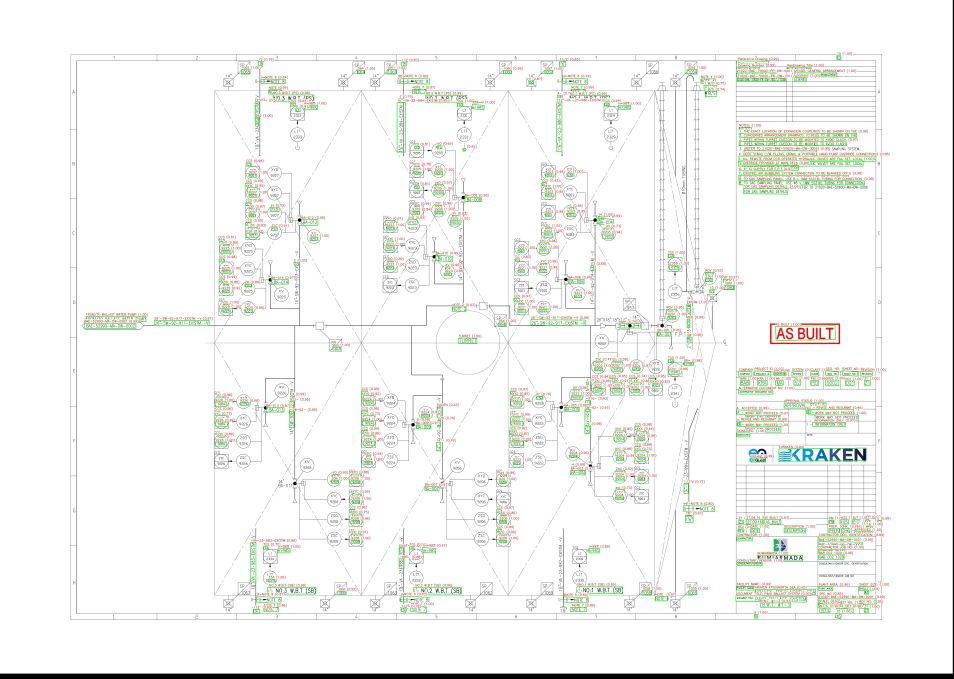
#> input picture ocr/main/experiments/paddle_ocr_example.jpg, 4768 x 3392 px (shown at 1/5 size)
$ python -i boundaries.py   (imports and definitions only)
#> lines starting #> are read from the running program, lines starting #| are printed output that depends on the picture; after the words box and inside, x2 and y2 are one past the last pixel; in counts of white or black regions, pixels touching at a corner belong together
import logging
import math  # For checking non-finite numbers

import cv2 as cv
import numpy as np

from ocr.main.utils.loggers import basic_logging

# [1 line not run here, left out]

# --- Helper Functions ---


def _get_image_dimensions(img: np.ndarray) -> tuple[int, int]:
    """Gets the height and width of the image."""
    if img.ndim == 2:  # Grayscale
        h_img, w_img = img.shape
    elif img.ndim == 3:  # Color
        h_img, w_img, _ = img.shape
    else:
        raise ValueError(
            f"Unsupported image dimensions: {img.ndim}. Expected 2 or 3."
        )
    return h_img, w_img


def _calculate_min_area_threshold(
    img_height: int, img_width: int, min_area_ratio: float
) -> float:
    """Calculates the minimum area threshold for a contour."""
    total_image_area = img_height * img_width
    return total_image_area * min_area_ratio


def _calculate_edge_thresholds(
    img_height: int, img_width: int, edge_margin_ratio: float
) -> tuple[float, float, float, float]:
    """Calculates the pixel thresholds for detecting edge artifacts."""
    x_thresh_min = edge_margin_ratio * img_width
    x_thresh_max = img_width - x_thresh_min
    y_thresh_min = edge_margin_ratio * img_height
    y_thresh_max = img_height - y_thresh_min
    return x_thresh_min, x_thresh_max, y_thresh_min, y_thresh_max


def _filter_contours_by_area_and_edge(
    contours: list,
    min_area_threshold: float,
    x_thresh_min: float,
    x_thresh_max: float,
    y_thresh_min: float,
    y_thresh_max: float,
) -> list:
    """
    Filters contours based on minimum area and proximity to image edges.

    Returns:
        list: A list of dictionaries, each {'contour': contour, 'area': area}.
    """
    filtered_contours_data = []
    for contour in contours:
        area = cv.contourArea(contour)
        if area < min_area_threshold:
            continue

        x, y, w, h = cv.boundingRect(contour)
        x_max_bbox = x + w
        y_max_bbox = y + h

        is_edge_artifact = (
            x < x_thresh_min
            or y < y_thresh_min
            or x_max_bbox > x_thresh_max
            or y_max_bbox > y_thresh_max
        )

        if not is_edge_artifact:
            filtered_contours_data.append({"contour": contour, "area": area})
    return filtered_contours_data


def _identify_primary_candidates(
    valid_contours_data: list,  # List of {'contour': contour, 'area': area}
    area_drop_off_ratio: float,
) -> list:
    """
    Identifies a group of primary contours by looking for a significant
    drop-off in area among the largest remaining contours.

    Args:
        valid_contours_data (list): Contours sorted by area, descending.
        area_drop_off_ratio (float): Area ratio threshold.

    Returns:
        list: List of primary candidate contours (dictionaries with 'contour'
              and 'area').
    """
    if not valid_contours_data:
        return []

    primary_candidates = []
    # Sort by area descending, if not already (defensive)
    valid_contours_data.sort(key=lambda item: item["area"], reverse=True)

    if len(valid_contours_data) == 1:
        return valid_contours_data  # Only one candidate

    primary_candidates.append(
        valid_contours_data[0]
    )  # Add the largest unconditionally

    for i in range(len(valid_contours_data) - 1):
        current_area = valid_contours_data[i]["area"]
        next_area = valid_contours_data[i + 1]["area"]

        if next_area <= 1e-6:  # Avoid division by zero or very small numbers
            break

        ratio = current_area / next_area
        if not math.isfinite(ratio) or ratio >= area_drop_off_ratio:
            break  # Significant drop or invalid ratio
        else:
            primary_candidates.append(valid_contours_data[i + 1])

    return primary_candidates


def _select_smallest_contour(
    primary_candidates: list,
) -> list:  # Returns list with 0 or 1 contour
    """
    Selects the contour with the smallest area from the primary candidates.

    Args:
        primary_candidates (list): List of {'contour': contour, 'area': area}.

    Returns:
        list: A list containing the smallest contour, or an empty list.
    """
    if not primary_candidates:
        return []

    # Sort by area ascending to find the smallest
    primary_candidates.sort(key=lambda item: item["area"])
    return [primary_candidates[0]["contour"]]


# --- Main Function ---


def find_significant_inner_boundary(
    all_contours: list,
    img: np.ndarray,
    min_area_ratio: float = 0.01,
    edge_margin_ratio: float = 0.001,
    area_drop_off_ratio: float = 1.75,
) -> list:  # Returns a list containing one contour, or an empty list
    """
    Finds the most likely inner significant boundary contour in an image.
    This is designed for documents with nested rectangular borders.

    Args:
        all_contours (list): All contours found in the image.
        img (numpy.ndarray): The image (used for dimensions).
        min_area_ratio (float): Min contour area as fraction of image area.
        edge_margin_ratio (float): Border margin to identify edge artifacts.
        area_drop_off_ratio (float): Area ratio for detecting area drop-off.

    Returns:
        list: A list containing the identified boundary contour, or empty list.
    """
    logging.info("\n--- Finding significant inner boundary ---")
    if not all_contours:
        logging.warning("Warning: No contours provided.")
        return []

    try:
        h_img, w_img = _get_image_dimensions(img)
    except ValueError as e:
        logging.error(f"Error getting image dimensions: {e}")
        return []

    logging.debug(f"Image Dimensions (HxW): {h_img} x {w_img}")

    min_area_thresh = _calculate_min_area_threshold(
        h_img, w_img, min_area_ratio
    )
    logging.debug(
        f"Min Area Threshold ({min_area_ratio*100:.2f}% of total): {min_area_thresh:.2f}"  # noqa: E501
    )

    x_min, x_max, y_min, y_max = _calculate_edge_thresholds(
        h_img, w_img, edge_margin_ratio
    )
    logging.debug(
        f"Edge Thresholds: x=[{x_min:.2f}, {x_max:.2f}], y=[{y_min:.2f}, {y_max:.2f}]"  # noqa: E501
    )

    # Initial filtering
    valid_contours_data = _filter_contours_by_area_and_edge(
        all_contours, min_area_thresh, x_min, x_max, y_min, y_max
    )
    logging.debug(
        f"Found {len(valid_contours_data)} contours after area and edge filtering."  # noqa: E501
    )

    if not valid_contours_data:
        logging.warning(
            "Warning: No valid contours remaining after initial filtering."
        )
        return []

    # Identify primary candidates based on area drop-off
    # Note: _identify_primary_candidates expects data sorted descending by area
    valid_contours_data.sort(
        key=lambda item: item["area"], reverse=True
    )  # Ensure sort order
    primary_candidates_data = _identify_primary_candidates(
        valid_contours_data, area_drop_off_ratio
    )
    logging.debug(
        f"Identified {len(primary_candidates_data)} primary candidates."
    )

    if not primary_candidates_data:
        logging.warning("Warning: No primary candidates identified.")
        return []

    # Select the smallest area contour from the primary candidates
    figure_contour_list = _select_smallest_contour(primary_candidates_data)

    if figure_contour_list:
        logging.debug(
            f"Selected inner boundary contour with area: {cv.contourArea(figure_contour_list[0]):.2f}"  # noqa: E501
        )
    else:
        logging.warning(
            "Warning: Could not select a final inner boundary contour from candidates."  # noqa: E501
        )

    return figure_contour_list


def _find_contours(
    img,
    min_thresh=127,
    max_thresh=255,
    mode=cv.RETR_TREE,
    method=cv.CHAIN_APPROX_SIMPLE,
):
    """
    Takes a MatLike object and returns contours. This function handles the
    binarization of the image as well as the contour finding.
    """
    _, thresh = cv.threshold(img, min_thresh, max_thresh, cv.THRESH_BINARY)
    all_contours, _ = cv.findContours(thresh, mode, method)

    return all_contours


# [10 lines left out: function _draw_bbox_on_image, not called in this run]


def _figure_extraction(img: np.ndarray, **kwargs):
    """
    Takes a MatLike object and returns the bbox of the figure translated to
    the original image coordinate system.

    Args:
        img (np.ndarray): The image to process.
        **kwargs: Additional arguments for contour finding.
            - min_area_ratio (float): Minimum area ratio for contour filter.
            - edge_margin_ratio (float): Edge margin ratio for contour filter.
            - area_drop_off_ratio (float): Drop-off ratio for contour filter.
            - show_bbox (bool): Bool to display the bounding box on the image.

    Returns:
        tuple | None: The bbox of the figure in the format (x, y, w, h).
    """
    contours = _find_contours(img)

    if not contours:
        logging.warning(
            "No contours found in the image. Using fallback of entire image."
        )
        contours = (
            np.array(
                [
                    [0, 0],
                    [img.shape[1], 0],
                    [img.shape[1], img.shape[0]],
                    [0, img.shape[0]],
                ]
            )
            .reshape(-1, 1, 2)
            .astype(np.int32)
        )

    contour_candidates = find_significant_inner_boundary(
        all_contours=contours,
        img=img,
        min_area_ratio=kwargs.get("min_area_ratio", 0.01),  # 1% min area
        edge_margin_ratio=kwargs.get(
            "edge_margin_ratio", 0.005
        ),  # 0.1% edge margin
        area_drop_off_ratio=kwargs.get(
            "area_drop_off_ratio", 1.75
        ),  # Drop-off if area ratio > 1.75
    )

    if not contour_candidates:
        logging.warning("No significant inner boundary found. Using fallback.")
        sorted_contours = sorted(contours, key=cv.contourArea, reverse=True)
        best_candidate = sorted_contours[0]
    else:
        best_candidate = contour_candidates[0]

    figure_bbox = cv.boundingRect(best_candidate)

    if kwargs.get("show_bbox", False):
        _draw_bbox_on_image(img, figure_bbox)

    return figure_bbox


# [69 lines left out: functions _table_extraction, figure_table_extraction, not called in this run]

>>> import cv2
>>> picture = cv2.imread('paddle_ocr_example.jpg', cv2.IMREAD_GRAYSCALE)
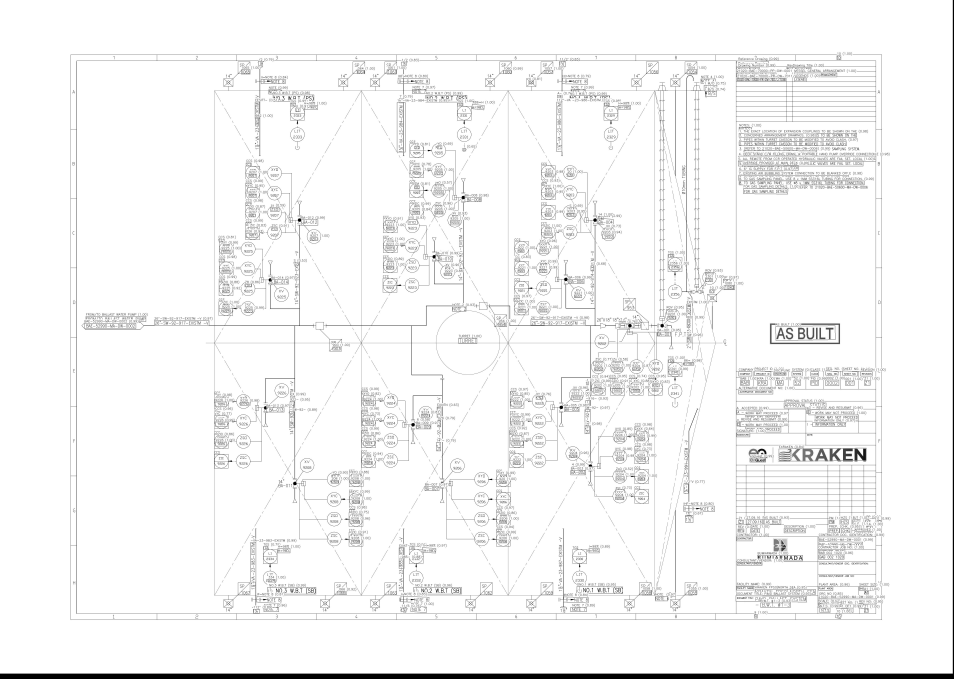
#> picture: shape (3392, 4768) (shown at 1/5 size); min 0, max 255, mean 245.9
>>> result = _figure_extraction(picture)
#> in _find_contours, `_, thresh = cv.threshold(img, min_thresh, max_thresh, cv.THRESH_BINARY)`: thresh: shape (3392, 4768); 97% white; 19872 black regions (16814 under 20 px)
#> in _find_contours, `all_contours, _ = cv.findContours(thresh, mode, method)`: all_contours = 57774 contours, 53871 with area under 20; largest, box (x1, y1, x2, y2) and area: (0, 0, 4764, 3368) 16037021, (352, 272, 4411, 3100) 494572, (3679, 1423, 4411, 2960) 215662, (3579, 275, 4379, 433) 97720, (4378, 777, 4411, 1840) 23672
#> in _figure_extraction, `contours = _find_contours(img)`: contours has the same summary as all_contours in _find_contours
#> in find_significant_inner_boundary, `h_img, w_img = _get_image_dimensions(img)`: h_img = 3392; w_img = 4768
#> in _calculate_min_area_threshold, `total_image_area = img_height * img_width`: total_image_area = 16173056
#> in find_significant_inner_boundary, `min_area_thresh = _calculate_min_area_threshold( h_img, w_img, min_are..`: min_area_thresh = 161730.6
#> in _calculate_edge_thresholds, `x_thresh_min = edge_margin_ratio * img_width`: x_thresh_min = 23.84
#> in _calculate_edge_thresholds, `x_thresh_max = img_width - x_thresh_min`: x_thresh_max = 4744.2
#> in _calculate_edge_thresholds, `y_thresh_min = edge_margin_ratio * img_height`: y_thresh_min = 16.96
#> in _calculate_edge_thresholds, `y_thresh_max = img_height - y_thresh_min`: y_thresh_max = 3375
#> in find_significant_inner_boundary, `x_min, x_max, y_min, y_max = _calculate_edge_thresholds( h_img, w_img,..`: x_min = 23.84; x_max = 4744.2; y_min = 16.96; y_max = 3375
#> the loop in _filter_contours_by_area_and_edge, `for contour in contours:` made 57774 passes
#> area on passes 16, 19, 20: 21, 32.5, 47.5
#> after the loop in _filter_contours_by_area_and_edge, `for contour in contours:`: filtered_contours_data = 2 items
#> the loop in _identify_primary_candidates, `for i in range(len(valid_contours_data) - 1):` made 1 pass
#> (current_area, next_area, ratio) on pass 1: (494572.5, 215662.5, 2.29)
#> after the loop in _identify_primary_candidates, `for i in range(len(valid_contours_data) - 1):`: primary_candidates = 1 item
#> in find_significant_inner_boundary, `figure_contour_list = _select_smallest_contour(primary_candidates_data)`: figure_contour_list = 1 contour; box (x1, y1, x2, y2) and area: (352, 272, 4411, 3100) 494572
#> in _figure_extraction, `contour_candidates = find_significant_inner_boundary( all_contours=con..`: contour_candidates has the same summary as figure_contour_list in find_significant_inner_boundary
#> in _figure_extraction, `best_candidate = contour_candidates[0]`: best_candidate = contour of 119 points, box (x1, y1, x2, y2) (352, 272, 4411, 3100), area 494572
#> in _figure_extraction, `figure_bbox = cv.boundingRect(best_candidate)`: figure_bbox = (352, 272, 4059, 2828)
#> result = (352, 272, 4059, 2828)
